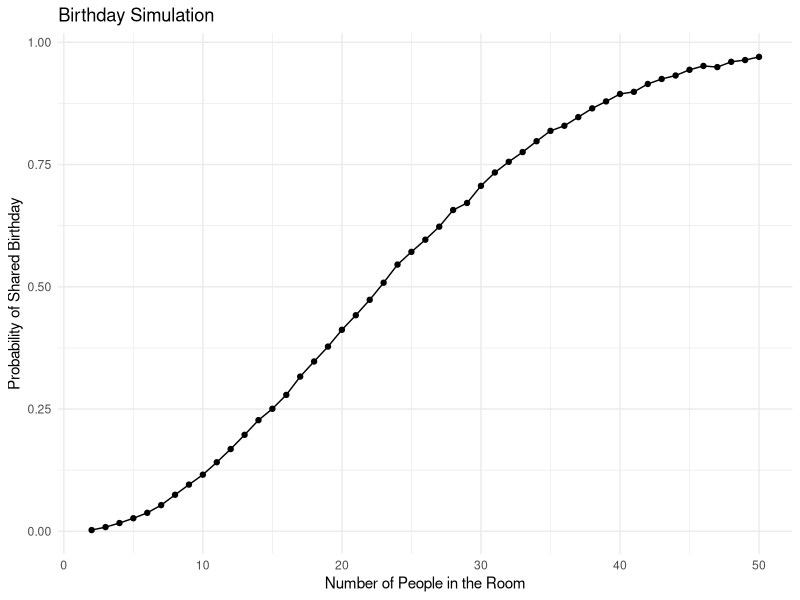

The R source for this figure: (Note: a time limit stopped this script after it produced the figure.)
## ---- chunk 1
library(tidyverse)
library(broom)

knitr::opts_chunk$set(
	echo = TRUE,
	warning = FALSE,
  fig.width = 6,
  fig.asp = .6,
  out.width = "90%"
)

theme_set(theme_minimal() + theme(legend.position = "bottom"))

options(
  ggplot2.continuous.colour = "viridis",
  ggplot2.continuous.fill = "viridis"
)

scale_colour_discrete = scale_colour_viridis_d
scale_fill_discrete = scale_fill_viridis_d

set.seed(1)
## ---- chunk 2
# Write the function
bday_sim = function(n_room) {
  birthdays = sample(1:365, n_room, replace = TRUE)
  repeated_bday = length(unique(birthdays)) < n_room
  repeated_bday
}

bday_sim(20)
## ---- chunk 3
# Run the simulation 10000 times for each group size from 2 to 50
bday_sim_results = 
  expand_grid(
    bdays = 2:50, 
    iter = 1:10000
  ) |> 
  mutate(
    result = map_lgl(bdays, bday_sim)
  ) |> 
  group_by(
    bdays
  ) |> 
  summarize(
    prob_repeat = mean(result)
  )
## ---- chunk 4
# A plot showing the probability of repeated birthday for each group size
bday_sim_results |> 
  ggplot(aes(x = bdays, y = prob_repeat)) + 
  geom_point() + 
  geom_line() + 
  labs(
    title = "Birthday Simulation",
    x = "Number of People in the Room",
    y = "Probability of Shared Birthday"
  ) + 
  theme_minimal()
## ---- chunk 5
# Simulate the data and conduct one sample t-test
# 7 mu, 5000 simulations each, sample n = 30
sim_results <- expand_grid(
  mu = 0:6,
  iter = 1:5000
) |> 
  mutate(
    data = map(mu, ~ rnorm(30, mean = .x, sd = 5)),
    test = map(data, ~ t.test(.x, mu = 0)),
    tidy = map(test, tidy)
  ) |> 
  unnest(tidy) |> 
  select(mu, estimate, p.value)
## ---- chunk 6
power_results <- sim_results |>
  group_by(mu) |>
  summarize(
    power = mean(p.value < 0.05),
    avg_estimate_all = mean(estimate),
    avg_estimate_rejected = mean(estimate[p.value < 0.05])
  )
## ---- chunk 7
# Power vs True Mean graph
power_results |>
  ggplot(aes(x = mu, y = power)) +
  geom_point() +
  geom_line() +
  labs(
    x = "True Mean (μ)",
    y = "Power (proportion of times the null was rejected)",
    title = "Power vs True Mean"
  ) +
  theme_minimal()
## ---- chunk 8
# Mean vs. Estimated Mean graph
power_results |>
  ggplot(aes(x = mu)) +
  geom_line(aes(y = avg_estimate_all, color = "All samples"), linewidth = 1) +
  geom_line(aes(y = avg_estimate_rejected, color = "Null rejected only"), linewidth = 1) +
  labs(
    x = "True Mean (μ)",
    y = "Average Estimated Mean",
    title = "Average Estimates vs True Mean",
    color = "Condition"
  ) +
  theme_minimal()
